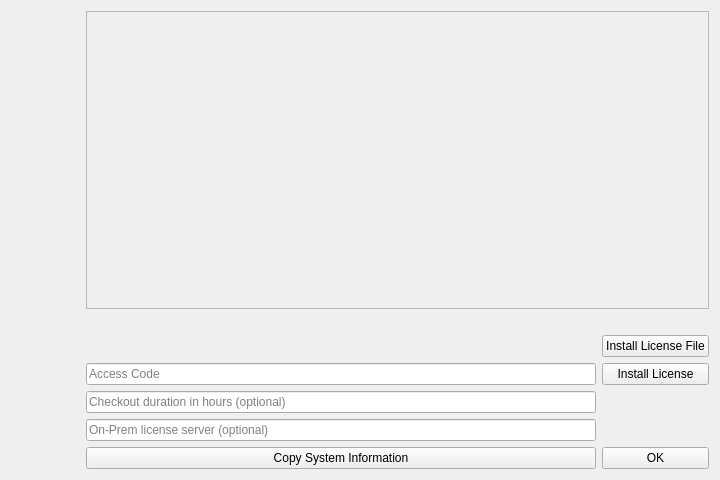
<?xml version="1.0" encoding="UTF-8"?>
<ui version="4.0">
 <class>gams::studio::support::GamsLicensingDialog</class>
 <widget class="QDialog" name="gams::studio::support::GamsLicensingDialog">
  <property name="geometry">
   <rect>
    <x>0</x>
    <y>0</y>
    <width>720</width>
    <height>480</height>
   </rect>
  </property>
  <property name="windowTitle">
   <string>GAMS Licensing</string>
  </property>
  <property name="locale">
   <locale language="English" country="UnitedStates"/>
  </property>
  <layout class="QHBoxLayout" name="horizontalLayout">
   <item>
    <layout class="QVBoxLayout" name="verticalLayout">
     <item>
      <widget class="QLabel" name="gamslogo">
       <property name="sizePolicy">
        <sizepolicy hsizetype="Minimum" vsizetype="Minimum">
         <horstretch>0</horstretch>
         <verstretch>0</verstretch>
        </sizepolicy>
       </property>
       <property name="minimumSize">
        <size>
         <width>69</width>
         <height>69</height>
        </size>
       </property>
       <property name="text">
        <string/>
       </property>
       <property name="pixmap">
        <pixmap resource="../../icons/icons.qrc">:/img/gams-w24</pixmap>
       </property>
      </widget>
     </item>
     <item>
      <spacer name="verticalSpacer">
       <property name="orientation">
        <enum>Qt::Orientation::Vertical</enum>
       </property>
       <property name="sizeHint" stdset="0">
        <size>
         <width>17</width>
         <height>138</height>
        </size>
       </property>
      </spacer>
     </item>
    </layout>
   </item>
   <item>
    <layout class="QVBoxLayout" name="verticalLayout_2">
     <item>
      <widget class="QScrollArea" name="scrollArea">
       <property name="sizePolicy">
        <sizepolicy hsizetype="Expanding" vsizetype="Expanding">
         <horstretch>0</horstretch>
         <verstretch>0</verstretch>
        </sizepolicy>
       </property>
       <property name="horizontalScrollBarPolicy">
        <enum>Qt::ScrollBarPolicy::ScrollBarAsNeeded</enum>
       </property>
       <property name="sizeAdjustPolicy">
        <enum>QAbstractScrollArea::SizeAdjustPolicy::AdjustToContents</enum>
       </property>
       <property name="widgetResizable">
        <bool>true</bool>
       </property>
       <widget class="QWidget" name="scrollAreaWidgetContents_5">
        <property name="geometry">
         <rect>
          <x>0</x>
          <y>0</y>
          <width>621</width>
          <height>278</height>
         </rect>
        </property>
        <layout class="QHBoxLayout" name="horizontalLayout_3">
         <property name="spacing">
          <number>9</number>
         </property>
         <property name="leftMargin">
          <number>9</number>
         </property>
         <item>
          <widget class="QLabel" name="label">
           <property name="sizePolicy">
            <sizepolicy hsizetype="Expanding" vsizetype="Expanding">
             <horstretch>0</horstretch>
             <verstretch>0</verstretch>
            </sizepolicy>
           </property>
           <property name="maximumSize">
            <size>
             <width>16777215</width>
             <height>16777215</height>
            </size>
           </property>
           <property name="layoutDirection">
            <enum>Qt::LayoutDirection::LeftToRight</enum>
           </property>
           <property name="frameShape">
            <enum>QFrame::Shape::NoFrame</enum>
           </property>
           <property name="frameShadow">
            <enum>QFrame::Shadow::Plain</enum>
           </property>
           <property name="lineWidth">
            <number>1</number>
           </property>
           <property name="text">
            <string/>
           </property>
           <property name="textFormat">
            <enum>Qt::TextFormat::RichText</enum>
           </property>
           <property name="scaledContents">
            <bool>true</bool>
           </property>
           <property name="alignment">
            <set>Qt::AlignmentFlag::AlignLeading|Qt::AlignmentFlag::AlignLeft|Qt::AlignmentFlag::AlignTop</set>
           </property>
           <property name="wordWrap">
            <bool>true</bool>
           </property>
           <property name="textInteractionFlags">
            <set>Qt::TextInteractionFlag::LinksAccessibleByMouse|Qt::TextInteractionFlag::TextSelectableByMouse</set>
           </property>
          </widget>
         </item>
        </layout>
       </widget>
      </widget>
     </item>
     <item>
      <widget class="QLabel" name="errorLabel">
       <property name="sizePolicy">
        <sizepolicy hsizetype="Preferred" vsizetype="Minimum">
         <horstretch>0</horstretch>
         <verstretch>0</verstretch>
        </sizepolicy>
       </property>
       <property name="text">
        <string/>
       </property>
       <property name="wordWrap">
        <bool>true</bool>
       </property>
      </widget>
     </item>
     <item>
      <layout class="QGridLayout" name="gridLayout">
       <item row="0" column="0">
        <spacer name="horizontalSpacer">
         <property name="orientation">
          <enum>Qt::Orientation::Horizontal</enum>
         </property>
         <property name="sizeHint" stdset="0">
          <size>
           <width>148</width>
           <height>22</height>
          </size>
         </property>
        </spacer>
       </item>
       <item row="0" column="1">
        <widget class="QPushButton" name="fileButton">
         <property name="text">
          <string>Install License File</string>
         </property>
         <property name="autoDefault">
          <bool>false</bool>
         </property>
        </widget>
       </item>
       <item row="1" column="0">
        <widget class="QLineEdit" name="idEdit">
         <property name="placeholderText">
          <string>Access Code</string>
         </property>
        </widget>
       </item>
       <item row="1" column="1">
        <widget class="QPushButton" name="alpButton">
         <property name="text">
          <string>Install License</string>
         </property>
         <property name="autoDefault">
          <bool>false</bool>
         </property>
        </widget>
       </item>
       <item row="2" column="0">
        <widget class="QLineEdit" name="cdEdit">
         <property name="placeholderText">
          <string>Checkout duration in hours (optional)</string>
         </property>
        </widget>
       </item>
       <item row="2" column="1">
        <spacer name="horizontalSpacer_2">
         <property name="orientation">
          <enum>Qt::Orientation::Horizontal</enum>
         </property>
         <property name="sizeType">
          <enum>QSizePolicy::Policy::Minimum</enum>
         </property>
         <property name="sizeHint" stdset="0">
          <size>
           <width>40</width>
           <height>20</height>
          </size>
         </property>
        </spacer>
       </item>
       <item row="3" column="0">
        <widget class="QLineEdit" name="opEdit">
         <property name="placeholderText">
          <string>On-Prem license server (optional)</string>
         </property>
        </widget>
       </item>
       <item row="3" column="1">
        <spacer name="horizontalSpacer_3">
         <property name="orientation">
          <enum>Qt::Orientation::Horizontal</enum>
         </property>
         <property name="sizeType">
          <enum>QSizePolicy::Policy::Minimum</enum>
         </property>
         <property name="sizeHint" stdset="0">
          <size>
           <width>40</width>
           <height>20</height>
          </size>
         </property>
        </spacer>
       </item>
       <item row="4" column="0">
        <widget class="QPushButton" name="copyButton">
         <property name="sizePolicy">
          <sizepolicy hsizetype="Minimum" vsizetype="Fixed">
           <horstretch>0</horstretch>
           <verstretch>0</verstretch>
          </sizepolicy>
         </property>
         <property name="text">
          <string>Copy System Information</string>
         </property>
         <property name="autoDefault">
          <bool>false</bool>
         </property>
        </widget>
       </item>
       <item row="4" column="1">
        <widget class="QPushButton" name="okButton">
         <property name="sizePolicy">
          <sizepolicy hsizetype="Minimum" vsizetype="Fixed">
           <horstretch>0</horstretch>
           <verstretch>0</verstretch>
          </sizepolicy>
         </property>
         <property name="text">
          <string>OK</string>
         </property>
         <property name="iconSize">
          <size>
           <width>16</width>
           <height>16</height>
          </size>
         </property>
         <property name="autoDefault">
          <bool>false</bool>
         </property>
        </widget>
       </item>
      </layout>
     </item>
    </layout>
   </item>
  </layout>
 </widget>
 <resources>
  <include location="../../icons/icons.qrc"/>
 </resources>
 <connections>
  <connection>
   <sender>okButton</sender>
   <signal>clicked()</signal>
   <receiver>gams::studio::support::GamsLicensingDialog</receiver>
   <slot>close()</slot>
   <hints>
    <hint type="sourcelabel">
     <x>451</x>
     <y>443</y>
    </hint>
    <hint type="destinationlabel">
     <x>259</x>
     <y>243</y>
    </hint>
   </hints>
  </connection>
 </connections>
</ui>
